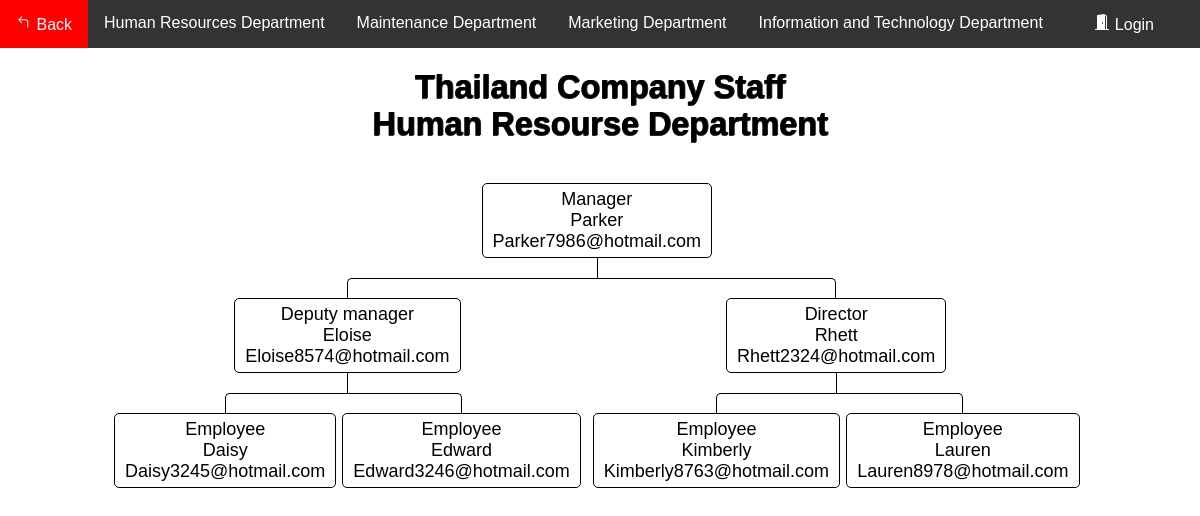
The page /Flowchart/flowchart_Tha_HR.php on the database its author committed.
### tables this page shows
CREATE TABLE `department_tha` (
  `ID` double NOT NULL,
  `Name` varchar(100) DEFAULT NULL,
  `email` varchar(100) DEFAULT NULL,
  `department` varchar(100) DEFAULT NULL,
  `Number` varchar(100) DEFAULT NULL,
  `position` varchar(100) DEFAULT NULL
);

### Flowchart/data_Tha.php (called while the page is built, shortened)
<?php
    require_once "config.php";
    $sql = "SELECT * from department_tha where ID ='1008'";
    $result = $link->query($sql);
        if ($result->num_rows > 0) {
            while ($row = $result->fetch_assoc()) {
                $Name1008 = $row['Name'];
                $email1008 = $row['email'];
            }
        }
    $sql = "SELECT * from department_tha where ID ='1009'";
    $result = $link->query($sql);
        if ($result->num_rows > 0) {
            while ($row = $result->fetch_assoc()) {
                $Name1009 = $row['Name'];
                $email1009 = $row['email'];
            }
        }
        $sql = "SELECT * from department_tha where ID ='1010'";
    $result = $link->query($sql);
        if ($result->num_rows > 0) {
            while ($row = $result->fetch_assoc()) {
                $Name1010 = $row['Name'];
                $email1010 = $row['email'];
            }
        }
    $sql = "SELECT * from department_tha where ID ='1011'";
    $result = $link->query($sql);
        if ($result->num_rows > 0) {
            while ($row = $result->fetch_assoc()) {
                $Name1011 = $row['Name'];
                $email1011 = $row['email'];
            }
        }
    $sql = "SELECT * from department_tha where ID ='1012'";
    $result = $link->query($sql);
        if ($result->num_rows > 0) {
            while ($row = $result->fetch_assoc()) {
                $Name1012 = $row['Name'];
                $email1012 = $row['email'];
            }
        }
    $sql = "SELECT * from department_tha where ID ='1013'";
    $result = $link->query($sql);
        if ($result->num_rows > 0) {
            while ($row = $result->fetch_assoc()) {
                $Name1013 = $row['Name'];
                $email1013 = $row['email'];
            }
        }
    $sql = "SELECT * from department_tha where ID ='1014'";
    $result = $link->query($sql);
        if ($result->num_rows > 0) {
            while ($row = $result->fetch_assoc()) {
                $Name1014 = $row['Name'];
                $email1014 = $row['email'];
            }
        }
?>

### Flowchart/flowchart_Tha_HR.php (the view, shortened to what this page needs)
<?php
require_once "data_Tha.php";
?>
<!DOCTYPE html>
<html lang="en">
<head>
	<link rel="stylesheet" href="style.css">
</head>
<body>
<div class="navbar">
            <a href="../HomePages/Home.php">
			 Back</a>
			<a href="flowchart_Tha_HR.php">Human Resources Department</a>
			<a href="flowchart_Tha_M.php">Maintenance Department</a>
			<a href="flowchart_Tha_Ma.php">Marketing Department</a>
			<a href="flowchart_Tha_IT.php">Information and Technology Department</a>
			 <?php
                if(isset($_SESSION["loggedin"]) && $_SESSION["loggedin"] === true){
			?>
				<a href="../AccountSystem1/welcome.php" class="a1">
				<svg width="1em" height="1em" viewBox="0 0 16 16" class="bi bi-house-door-fill" fill="currentColor" xmlns="http://www.w3.org/2000/svg">
					<path d="M6.5 10.995V14.5a.5.5 0 0 1-.5.5H2a.5.5 0 0 1-.5-.5v-7a.5.5 0 0 1 .146-.354l6-6a.5.5 0 0 1 .708 0l6 6a.5.5 0 0 1 .146.354v7a.5.5 0 0 1-.5.5h-4a.5.5 0 0 1-.5-.5V11c0-.25-.25-.5-.5-.5H7c-.25 0-.5.25-.5.495z"/>
					<path fill-rule="evenodd" d="M13 2.5V6l-2-2V2.5a.5.5 0 0 1 .5-.5h1a.5.5 0 0 1 .5.5z"/>
				</svg>
				Home</a>
			<?php
                }else{
			?>
				<a href="../AccountSystem1/login.php" class="a1">
				Login</a>
			<?php
                }
            ?>
        </div>
<div>
<div>
	<br>
	<h1>Thailand Company Staff<br>Human Resourse Department</h1>
	<nav class="nav">
							<ul>
								<li>
									<a href="#">Manager<br><?php echo $Name1008; ?><br><?php echo $email1008; ?></a>
										<ul>
											<li>
												<a href="#">Deputy manager<br><?php echo $Name1009; ?><br><?php echo $email1009; ?></a>
													<ul>
														<li>
															<a href="#">Employee<br><?php echo $Name1011; ?><br><?php echo $email1011; ?></a>
																<li>
																	<a href="#">Employee<br><?php echo $Name1012; ?><br><?php echo $email1012; ?></a>
																</li>
														</li>
													</ul>
														<li>
															<a href="#">Director<br><?php echo $Name1010; ?><br><?php echo $email1010; ?></a>
															<ul>
																<li>
																	<a href="#">Employee<br><?php echo $Name1013; ?><br><?php echo $email1013; ?></a>
																	<li>
																		<a href="#">Employee<br><?php echo $Name1014; ?><br><?php echo $email1014; ?></a>
																	</li>
																</li>
															</ul>
														</li>
													</li>
												</ul>
											</li>
										</ul>
	</nav>
</div>
</body>
</html>

### Flowchart/style.css (style rules this page uses)
*, *:before, *:after { -webkit-box-sizing: border-box; -moz-box-sizing: border-box; box-sizing: border-box; }
* { position: relative; margin: 0; padding: 0; border: 0 none; transition: all ease .4s; }
html, body { width: 100%; height: 100%; font-family: 'Fjalla One', sans-serif; font-size: 18px; }
.nav ul { position: relative; padding-top: 20px; }
.nav li { position: relative; padding: 20px 3px 0 3px; float: left; text-align: center; list-style-type: none; }
.nav li::before, .nav li::after { content: ''; position: absolute; top: 0; right: 50%; width: 50%; height: 20px; border-top: 1px solid #000000; }
.nav li::after { left: 50%; right: auto; border-left: 1px solid #000000; }
.nav li:only-child::after, .nav li:only-child::before { content: ''; display: none; }
.nav li:only-child { padding-top: 0; }
.nav li:first-child::before, .nav li:last-child::after { border: 0 none; }
.nav li:last-child::before { border-right: 1px solid #000000; border-radius: 0 5px 0 0; }
.nav li:first-child::after { border-radius: 5px 0 0 0; }
.nav ul ul::before { content: ''; position: absolute; top: 0; left: 50%; border-left: 1px solid #000000; width: 0; height: 20px; }
.nav li a { display: inline-block; padding: 5px 10px; border-radius: 5px; border: 1px solid #000000; text-decoration: none; color: #000000; font-family: arial, verdana, tahoma; font-size: 18px; }
.navbar { overflow: hidden; background-color: #333; font-family: Arial, Helvetica, sans-serif; }
.navbar a { float: left; font-size: 16px; color: white; text-align: center; padding: 14px 16px; text-decoration: none; }
.a1 { position: absolute; right: 30px; }

### Flowchart/flowchart_Tha_HR.php (style rules this page uses)
h1 { color: #000000; text-align: center; font-size: 1.8rem; text-shadow: rgba(0,0,0,0.6) 1px 0, rgba(0,0,0,0.6) 1px 0, rgba(0,0,0,0.6) 0 1px, rgba(0,0,0,0.6) 0 1px; }
.nav { margin: 20px auto; width: 990px; min-height: auto; text-align: center; }

### rows shown on the page
department_tha: Name "Parker", email "Parker7986@hotmail.com"
department_tha: Name "Eloise", email "Eloise8574@hotmail.com"
department_tha: Name "Daisy", email "Daisy3245@hotmail.com"
department_tha: Name "Edward", email "Edward3246@hotmail.com"
department_tha: Name "Rhett", email "Rhett2324@hotmail.com"
department_tha: Name "Kimberly", email "Kimberly8763@hotmail.com"
department_tha: Name "Lauren", email "Lauren8978@hotmail.com"
